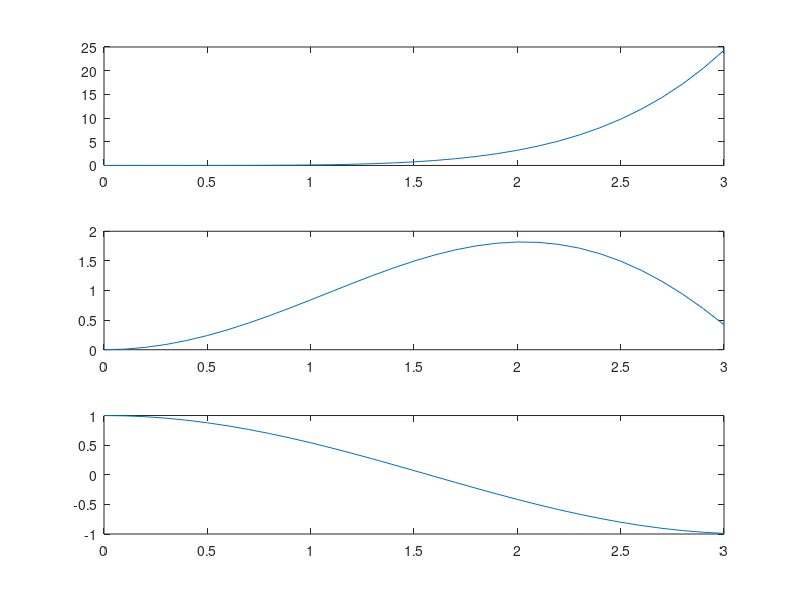

This figure's MATLAB source:
x=0:0.1:3;
plot(x, (x.^5)/10, "-;(x^5)/10;", x, x.*sin(x), "--;x*sin(x);", x, cos(x), ":;cos(x);");
subplot(3,1,1);
plot(x, (x.^5)/10)
subplot(3,1,2);
plot(x, x.*sin(x));
subplot(3,1,3);
plot(x, cos(x));
